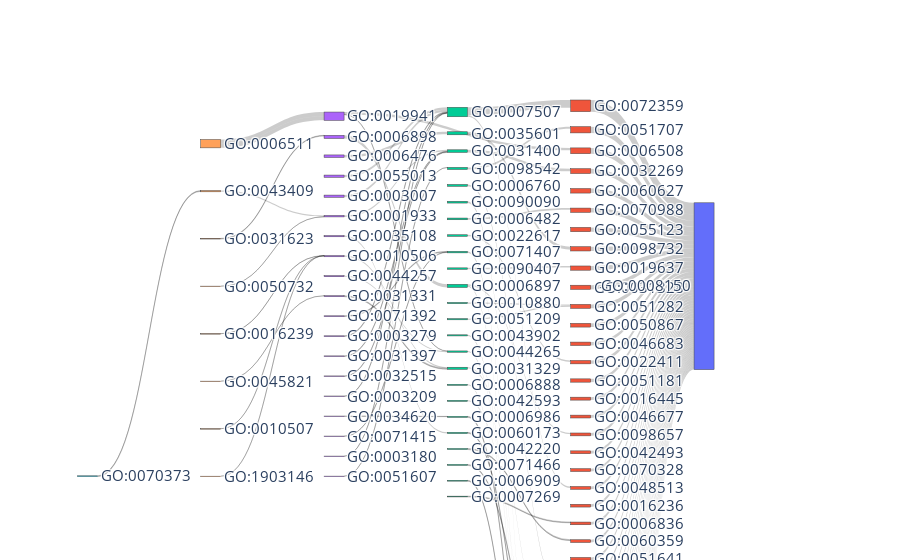

Notebook code cell kept with this figure:
### Code cell
node, link = plot_sankey(sankey_value_tracing_ov, sankey_source_tracing_ov, sankey_target_tracing_ov,
                node_label, back_tracing_color_tracing_ov, back_tracing_level_tracing_ov, positive_flow=True, go_dag=go_dag, 
                filename=f'html_files/Sankey_Tracing_{drug_name}_{cancer_type}',
                       verbose = True)

### Figure 1 — Plotly figure (JSON) as saved in the notebook; plotly's stock layout.template omitted (floating-point values rounded to 4 significant figures)
{"data": [{"arrangement": "snap", "link": {"source": [0, 1, 2, 3, 4, 5, 6, 7, 8, 9, 10, 11, 12, 13, 14, 15, 16, 17, 18, 19, 20, 21, 22, 23, 24, 25, 26, 27, 28, 29, 30, 31, 32, 33, 34, 35, 36, 37, 38, 39, 40, 41, 42, 43, 44, 45, 46, 47, 48, 49, 50, 51, 52, 53, 54, 55, 56, 57, 58, 59, 60, 61, 62, 63, 64, 65, 58, 66, 67, 68, 69, 70, 71, 69, 72, 73, 74, 75, 76, 77, 78, 79, 80, 81, 82, 83, 84, 85, 86, 87, 88, 89, 90, 91, 92, 93, 94, 95, 96, 97, 98, 99, 61, 100, 101, 83, 102, 103, 104, 105, 106, 107, 108, 109], "target": [110, 110, 110, 110, 110, 110, 110, 110, 110, 110, 110, 110, 110, 110, 110, 110, 110, 110, 110, 110, 110, 110, 110, 110, 110, 110, 110, 110, 110, 110, 110, 110, 110, 110, 110, 110, 110, 110, 110, 110, 110, 110, 110, 110, 110, 110, 110, 110, 110, 110, 110, 110, 110, 110, 110, 110, 110, 110, 0, 7, 3, 2, 1, 27, 50, 5, 20, 13, 55, 8, 17, 10, 10, 56, 53, 51, 32, 56, 38, 52, 42, 23, 35, 56, 22, 61, 69, 59, 58, 58, 60, 78, 74, 73, 74, 67, 58, 60, 60, 58, 77, 67, 73, 58, 62, 61, 88, 84, 88, 90, 92, 90, 90, 102], "value": [0.0001311, 7.042e-05, 6.497e-05, 5.486e-05, 5.093e-05, 4.855e-05, 4.839e-05, 4.827e-05, 4.766e-05, 4.689e-05, 4.478e-05, 4.194e-05, 3.837e-05, 3.789e-05, 3.725e-05, 3.324e-05, 3.231e-05, 3.224e-05, 3.188e-05, 3.15e-05, 3.147e-05, 3.117e-05, 3.047e-05, 3.036e-05, 3.01e-05, 2.947e-05, 2.89e-05, 2.872e-05, 2.866e-05, 2.834e-05, 2.745e-05, 2.737e-05, 2.671e-05, 2.623e-05, 2.589e-05, 2.517e-05, 2.502e-05, 2.488e-05, 2.412e-05, 2.347e-05, 2.34e-05, 2.255e-05, 2.153e-05, 2.036e-05, 2.034e-05, 2e-05, 1.973e-05, 1.961e-05, 1.953e-05, 1.948e-05, 1.944e-05, 1.865e-05, 1.827e-05, 1.777e-05, 1.748e-05, 1.738e-05, 1.729e-05, 1.709e-05, 8.834e-05, 3.426e-05, 2.915e-05, 2.626e-05, 2.345e-05, 2.072e-05, 1.956e-05, 1.919e-05, 1.804e-05, 1.781e-05, 1.707e-05, 1.648e-05, 1.387e-05, 1.34e-05, 1.328e-05, 1.256e-05, 1.252e-05, 1.247e-05, 1.202e-05, 1.155e-05, 1.149e-05, 1.117e-05, 1.047e-05, 1.044e-05, 1.001e-05, 8.997e-06, 8.802e-06, 4.676e-05, 3.512e-05, 2.847e-05, 2.544e-05, 2.505e-05, 1.585e-05, 1.316e-05, 1.303e-05, 1.198e-05, 1.048e-05, 8.65e-06, 8.449e-06, 6.817e-06, 5.977e-06, 4.373e-06, 3.096e-06, 2.817e-06, 2.728e-06, 2.484e-06, 1.52e-06, 4.676e-05, 1.385e-05, 7.47e-06, 1.306e-06, 1.068e-06, 1.003e-06, 3.752e-07, 1.959e-07, 8.943e-06]}, "node": {"color": ["#EF553B", "#EF553B", "#EF553B", "#EF553B", "#EF553B", "#EF553B", "#EF553B", "#EF553B", "#EF553B", "#EF553B", "#EF553B", "#EF553B", "#EF553B", "#EF553B", "#EF553B", "#EF553B", "#EF553B", "#EF553B", "#EF553B", "#EF553B", "#EF553B", "#EF553B", "#EF553B", "#EF553B", "#EF553B", "#EF553B", "#EF553B", "#EF553B", "#EF553B", "#EF553B", "#EF553B", "#EF553B", "#EF553B", "#EF553B", "#EF553B", "#EF553B", "#EF553B", "#EF553B", "#EF553B", "#EF553B", "#EF553B", "#EF553B", "#EF553B", "#EF553B", "#EF553B", "#EF553B", "#EF553B", "#EF553B", "#EF553B", "#EF553B", "#EF553B", "#EF553B", "#EF553B", "#EF553B", "#EF553B", "#EF553B", "#EF553B", "#EF553B", "#00CC96", "#00CC96", "#00CC96", "#AB63FA", "#00CC96", "#00CC96", "#00CC96", "#00CC96", "#00CC96", "#00CC96", "#00CC96", "#00CC96", "#00CC96", "#00CC96", "#00CC96", "#00CC96", "#00CC96", "#00CC96", "#00CC96", "#00CC96", "#00CC96", "#00CC96", "#00CC96", "#00CC96", "#00CC96", "#FFA15A", "#AB63FA", "#AB63FA", "#AB63FA", "#AB63FA", "#AB63FA", "#AB63FA", "#AB63FA", "#AB63FA", "#AB63FA", "#AB63FA", "#AB63FA", "#AB63FA", "#AB63FA", "#AB63FA", "#AB63FA", "#AB63FA", "#AB63FA", "#AB63FA", "#FFA15A", "#FFA15A", "#FFA15A", "#FFA15A", "#FFA15A", "#FFA15A", "#FFA15A", "#19D3F3", "#636EFA"], "customdata": ["circulatory system development", "response to other organism", "proteolysis", "negative regulation of protein metabolic process", "regulation of vesicle-mediated transport", "demethylation", "digestive system development", "macromolecule deacylation", "organophosphate metabolic process", "positive regulation of cellular biosynthetic process", "regulation of sequestering of calcium ion", "positive regulation of cell activation", "response to organophosphorus", "cellular component disassembly", "GO:0051181", "somatic diversification of immunoglobulins", "response to antibiotic", "import into cell", "response to xenobiotic stimulus", "triglyceride homeostasis", "animal organ development", "macroautophagy", "neurotransmitter transport", "response to ammonium ion", "cellular localization", "GO:0035637", "cellular response to organonitrogen compound", "cellular modified amino acid metabolic process", "hair cycle", "male gonad development", "aorta development", "meiosis I", "regulation of catabolic process", "response to estrogen", "T cell homeostasis", "response to xenobiotic stimulus", "regulation of G protein-coupled receptor signaling pathway", "regulation of cell maturation", "carbohydrate homeostasis", "ribosome biogenesis", "positive regulation of behavior", "amyloid-beta clearance", "appendage development", "negative regulation of reactive oxygen species biosynthetic process", "regulation of signal transduction by p53 class mediator", "negative regulation of lipid storage", "regulation of cellular localization", "collagen catabolic process", "regulation of ossification", "vitamin transport", "regulation of canonical Wnt signaling pathway", "cellular catabolic process", "response to topologically incorrect protein", "GO:0043900", "carbohydrate derivative metabolic process", "response to organic cyclic compound", "vesicle-mediated transport", "antigen processing and presentation of exogenous peptide antigen via MHC class II", "heart development", "protein deacylation", "negative regulation of protein modification process", "modification-dependent protein catabolic process", "defense response to other organism", "folic acid-containing compound metabolic process", "negative regulation of canonical Wnt signaling pathway", "protein demethylation", "extracellular matrix disassembly", "cellular response to organic cyclic compound", "organophosphate biosynthetic process", "endocytosis", "regulation of release of sequestered calcium ion into cytosol by sarcoplasmic reticulum", "release of sequestered calcium ion into cytosol", "GO:0043902", "GO:0044265", "regulation of cellular catabolic process", "endoplasmic reticulum to Golgi vesicle-mediated transport", "glucose homeostasis", "response to unfolded protein", "limb development", "response to cocaine", "cellular response to xenobiotic stimulus", "phagocytosis", "neurotransmitter secretion", "ubiquitin-dependent protein catabolic process", "receptor-mediated endocytosis", "protein deacetylation", "cardiac muscle cell development", "heart morphogenesis", "negative regulation of protein phosphorylation", "limb morphogenesis", "regulation of autophagy", "protein catabolic process", "positive regulation of cellular catabolic process", "cellular response to estradiol stimulus", "cardiac septum development", "negative regulation of protein ubiquitination", "negative regulation of phosphoprotein phosphatase activity", "cardiac atrium morphogenesis", "cellular response to unfolded protein", "cellular response to purine-containing compound", "aortic valve morphogenesis", "defense response to virus", "negative regulation of MAPK cascade", "receptor internalization", "negative regulation of peptidyl-tyrosine phosphorylation", "positive regulation of macroautophagy", "positive regulation of glycolytic process", "negative regulation of autophagy", "regulation of autophagy of mitochondrion", "negative regulation of ERK1 and ERK2 cascade", "biological_process"], "hovertemplate": "%{label}: %{customdata}<extra></extra>", "label": ["GO:0072359", "GO:0051707", "GO:0006508", "GO:0032269", "GO:0060627", "GO:0070988", "GO:0055123", "GO:0098732", "GO:0019637", "GO:0031328", "GO:0051282", "GO:0050867", "GO:0046683", "GO:0022411", "GO:0051181", "GO:0016445", "GO:0046677", "GO:0098657", "GO:0042493", "GO:0070328", "GO:0048513", "GO:0016236", "GO:0006836", "GO:0060359", "GO:0051641", "GO:0035637", "GO:0071417", "GO:0006575", "GO:0042633", "GO:0008584", "GO:0035904", "GO:0007127", "GO:0009894", "GO:0043627", "GO:0043029", "GO:0009410", "GO:0008277", "GO:1903429", "GO:0033500", "GO:0042254", "GO:0048520", "GO:0097242", "GO:0048736", "GO:1903427", "GO:1901796", "GO:0010888", "GO:0060341", "GO:0030574", "GO:0030278", "GO:0051180", "GO:0060828", "GO:0044248", "GO:0035966", "GO:0043900", "GO:1901135", "GO:0014070", "GO:0016192", "GO:0019886", "GO:0007507", "GO:0035601", "GO:0031400", "GO:0019941", "GO:0098542", "GO:0006760", "GO:0090090", "GO:0006482", "GO:0022617", "GO:0071407", "GO:0090407", "GO:0006897", "GO:0010880", "GO:0051209", "GO:0043902", "GO:0044265", "GO:0031329", "GO:0006888", "GO:0042593", "GO:0006986", "GO:0060173", "GO:0042220", "GO:0071466", "GO:0006909", "GO:0007269", "GO:0006511", "GO:0006898", "GO:0006476", "GO:0055013", "GO:0003007", "GO:0001933", "GO:0035108", "GO:0010506", "GO:0044257", "GO:0031331", "GO:0071392", "GO:0003279", "GO:0031397", "GO:0032515", "GO:0003209", "GO:0034620", "GO:0071415", "GO:0003180", "GO:0051607", "GO:0043409", "GO:0031623", "GO:0050732", "GO:0016239", "GO:0045821", "GO:0010507", "GO:1903146", "GO:0070373", "GO:0008150"], "pad": 15, "thickness": 20, "x": [0.6767, 0.6767, 0.6767, 0.6767, 0.6767, 0.6767, 0.6767, 0.6767, 0.6767, 0.6767, 0.6767, 0.6767, 0.6767, 0.6767, 0.6767, 0.6767, 0.6767, 0.6767, 0.6767, 0.6767, 0.6767, 0.6767, 0.6767, 0.6767, 0.6767, 0.6767, 0.6767, 0.6767, 0.6767, 0.6767, 0.6767, 0.6767, 0.6767, 0.6767, 0.6767, 0.6767, 0.6767, 0.6767, 0.6767, 0.6767, 0.6767, 0.6767, 0.6767, 0.6767, 0.6767, 0.6767, 0.6767, 0.6767, 0.6767, 0.6767, 0.6767, 0.6767, 0.6767, 0.6767, 0.6767, 0.6767, 0.6767, 0.6767, 0.51, 0.51, 0.51, 0.3433, 0.51, 0.51, 0.51, 0.51, 0.51, 0.51, 0.51, 0.51, 0.51, 0.51, 0.51, 0.51, 0.51, 0.51, 0.51, 0.51, 0.51, 0.51, 0.51, 0.51, 0.51, 0.1767, 0.3433, 0.3433, 0.3433, 0.3433, 0.3433, 0.3433, 0.3433, 0.3433, 0.3433, 0.3433, 0.3433, 0.3433, 0.3433, 0.3433, 0.3433, 0.3433, 0.3433, 0.3433, 0.1767, 0.1767, 0.1767, 0.1767, 0.1767, 0.1767, 0.1767, 0.01, 0.8433], "y": [0.007241, 0.02448, 0.04172, 0.05897, 0.07621, 0.09345, 0.1107, 0.1279, 0.1452, 0.1624, 0.1797, 0.1969, 0.2141, 0.2314, 0.2486, 0.2659, 0.2831, 0.3003, 0.3176, 0.3348, 0.3521, 0.3693, 0.3866, 0.4038, 0.421, 0.4383, 0.4555, 0.4728, 0.49, 0.5072, 0.5245, 0.5417, 0.559, 0.5762, 0.5934, 0.6107, 0.6279, 0.6452, 0.6624, 0.6797, 0.6969, 0.7141, 0.7314, 0.7486, 0.7659, 0.7831, 0.8003, 0.8176, 0.8348, 0.8521, 0.8693, 0.8866, 0.9038, 0.921, 0.9383, 0.9555, 0.9728, 0.99, 0.03167, 0.07333, 0.115, 0.04263, 0.1567, 0.1983, 0.24, 0.2817, 0.3233, 0.365, 0.4067, 0.4483, 0.49, 0.5317, 0.5733, 0.615, 0.6567, 0.6983, 0.74, 0.7817, 0.8233, 0.865, 0.9067, 0.9483, 0.99, 0.115, 0.09526, 0.1479, 0.2005, 0.2532, 0.3058, 0.3584, 0.4111, 0.4637, 0.5163, 0.5689, 0.6216, 0.6742, 0.7268, 0.7795, 0.8321, 0.8847, 0.9374, 0.99, 0.24, 0.365, 0.49, 0.615, 0.74, 0.865, 0.99, 0.99, 0.49]}, "type": "sankey"}], "layout": {"font": {"size": 15}, "hoverlabel": {"font": {"size": 15}}}}
